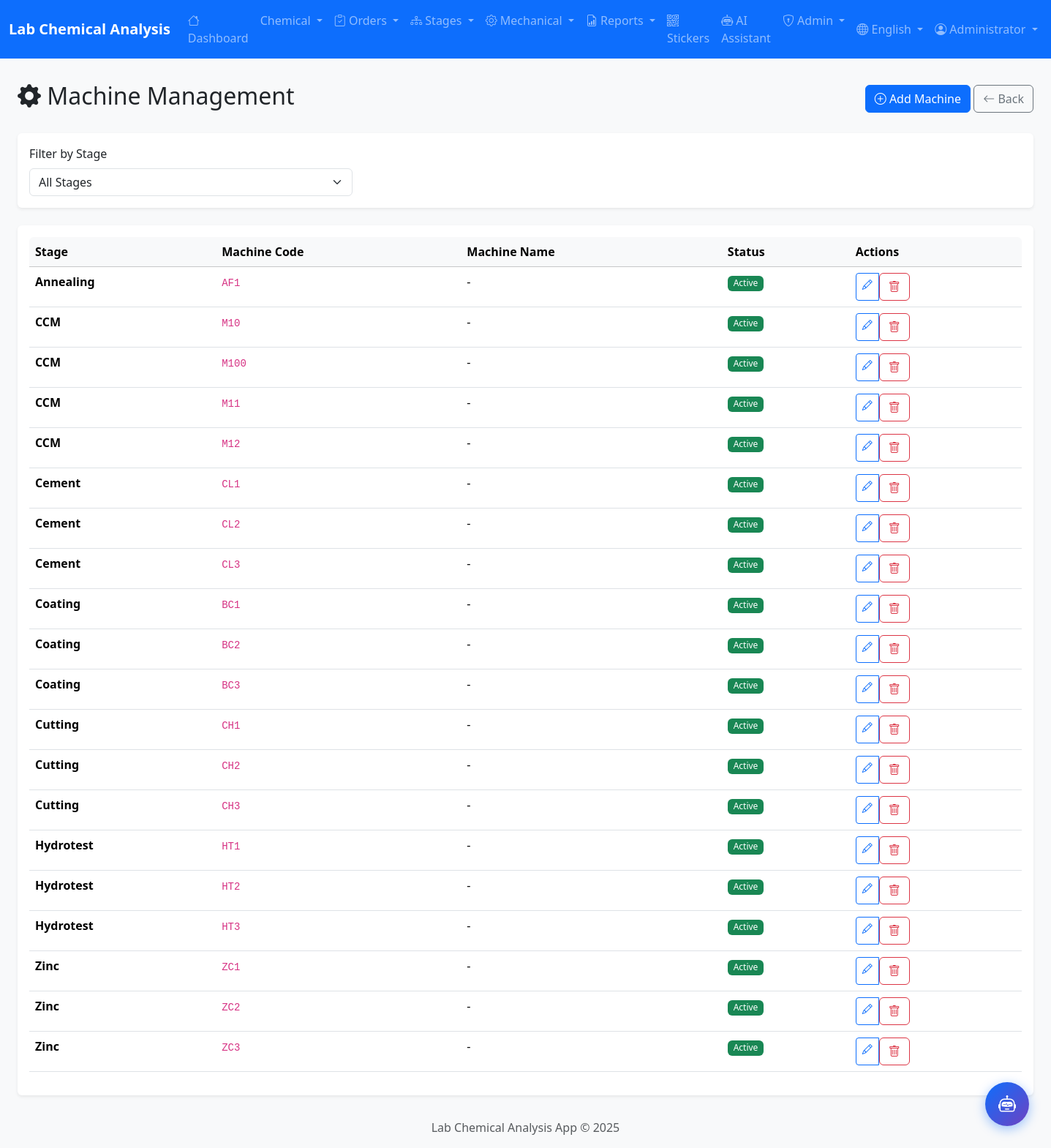
The app's page /admin/machines (signed in) with its own data.
### app/models/user.py (models this page shows, shortened)
class User(UserMixin, db.Model):
    __tablename__ = 'users'
    id = db.Column(db.Integer, primary_key=True)
    username = db.Column(db.String(50), unique=True, nullable=False, index=True)
    password_hash = db.Column(db.String(255), nullable=False)
    full_name = db.Column(db.String(100))
    full_name_ar = db.Column(db.String(100))  # Arabic name
    email = db.Column(db.String(120), unique=True)
    role = db.Column(db.String(20), nullable=False, default='viewer')
    department = db.Column(db.String(50))  # Lab, Production, QC
    is_active = db.Column(db.Boolean, default=True)
    last_login = db.Column(db.DateTime)
    created_at = db.Column(db.DateTime, default=datetime.utcnow)
    updated_at = db.Column(db.DateTime, default=datetime.utcnow, onupdate=datetime.utcnow)
    ROLE_ADMIN = 'admin'
    ROLE_SUPERVISOR = 'supervisor'
    ROLE_OPERATOR = 'operator'
    ROLE_VIEWER = 'viewer'
    ROLES = [ROLE_ADMIN, ROLE_SUPERVISOR, ROLE_OPERATOR, ROLE_VIEWER]
    DEPT_LAB = 'Lab'
    DEPT_PRODUCTION = 'Production'
    DEPT_QC = 'QC'
    DEPT_ADMIN = 'Admin'
    DEPARTMENTS = [DEPT_LAB, DEPT_PRODUCTION, DEPT_QC, DEPT_ADMIN]
    @property
    def is_admin(self):
        return self.role == self.ROLE_ADMIN

### app/models/chemical.py (models this page shows, shortened)
class Machine(db.Model):
    __tablename__ = 'machines'
    id = db.Column(db.Integer, primary_key=True)
    machine_code = db.Column(db.String(20), unique=True, nullable=False)
    machine_name = db.Column(db.String(100))
    stage = db.Column(db.String(50))  # CCM, Annealing, Zinc, etc.
    is_active = db.Column(db.Boolean, default=True)
    pipes = db.relationship('Pipe', back_populates='machine', lazy='dynamic')

### app/routes/admin.py (the view)
@admin_bp.route('/machines')
@login_required
@admin_required
def machines():
    stage_filter = request.args.get('stage', '')
    query = Machine.query
    if stage_filter:
        query = query.filter_by(stage=stage_filter)
    machines_list = query.order_by(
        Machine.stage,
        Machine.machine_code
    ).all()
    stages = db.session.query(Machine.stage).distinct().order_by(Machine.stage).all()
    stages = [s[0] for s in stages if s[0]]
    return render_template('admin/machines.html',
                          machines=machines_list,
                          stages=stages,
                          selected_stage=stage_filter)

### app/__init__.py (called while the page is built)
def get_locale():
    locale = request.cookies.get('locale')
    if locale in ['ar', 'en']:
        return locale
    return request.accept_languages.best_match(['ar', 'en']) or 'en'

### app/routes/admin.py (called while the page is built)
def admin_required(f):
    @wraps(f)
    def decorated_function(*args, **kwargs):
        if not current_user.is_authenticated or not current_user.is_admin:
            flash('Access denied. Admin privileges required.', 'error')
            return redirect(url_for('main.index'))
        return f(*args, **kwargs)
    return decorated_function

### app/templates/admin/machines.html (shortened to what this page needs)
{% extends 'base.html' %}
{% block content %}
<div class="container-fluid">
    <div class="d-flex justify-content-between align-items-center mb-4">
        <h2>
            <i class="bi bi-gear-fill"></i>
            {{ 'إدارة الماكينات' if current_locale == 'ar' else 'Machine Management' }}
        </h2>
        <div>
            <a href="{{ url_for('admin.add_machine') }}" class="btn btn-primary">
                <i class="bi bi-plus-circle"></i>
                {{ 'إضافة ماكينة' if current_locale == 'ar' else 'Add Machine' }}
            </a>
            <a href="{{ url_for('admin.settings') }}" class="btn btn-outline-secondary">
                <i class="bi bi-arrow-left"></i>
                {{ 'رجوع' if current_locale == 'ar' else 'Back' }}
            </a>
        </div>
    </div>
    <div class="card border-0 shadow-sm mb-4">
        <div class="card-body">
            <form method="GET" class="row g-3">
                <div class="col-md-4">
                    <label class="form-label">{{ 'تصفية حسب المرحلة' if current_locale == 'ar' else 'Filter by Stage' }}</label>
                    <select name="stage" class="form-select" onchange="this.form.submit()">
                        <option value="">{{ 'جميع المراحل' if current_locale == 'ar' else 'All Stages' }}</option>
                    </select>
                </div>
            </form>
        </div>
    </div>
    <div class="card border-0 shadow-sm">
        <div class="card-body">
            <div class="table-responsive">
                <table class="table table-hover">
                    <thead class="table-light">
                        <tr>
                            <th>{{ 'المرحلة' if current_locale == 'ar' else 'Stage' }}</th>
                            <th>{{ 'رمز الماكينة' if current_locale == 'ar' else 'Machine Code' }}</th>
                            <th>{{ 'اسم الماكينة' if current_locale == 'ar' else 'Machine Name' }}</th>
                            <th>{{ 'الحالة' if current_locale == 'ar' else 'Status' }}</th>
                            <th>{{ 'إجراءات' if current_locale == 'ar' else 'Actions' }}</th>
                        </tr>
                    </thead>
                    <tbody>
                        {% for machine in machines %}
                        <tr>
                            <td><strong>{{ machine.stage or '-' }}</strong></td>
                            <td><code>{{ machine.machine_code }}</code></td>
                            <td>{{ machine.machine_name or '-' }}</td>
                            <td>
                                {% if machine.is_active %}
                                <span class="badge bg-success">{{ 'نشط' if current_locale == 'ar' else 'Active' }}</span>
                                {% else %}
                                <span class="badge bg-secondary">{{ 'غير نشط' if current_locale == 'ar' else 'Inactive' }}</span>
                                {% endif %}
                            </td>
                            <td>
                                <div class="btn-group btn-group-sm">
                                    <a href="{{ url_for('admin.edit_machine', id=machine.id) }}" class="btn btn-outline-primary">
                                        <i class="bi bi-pencil"></i>
                                    </a>
                                    <form method="POST" action="{{ url_for('admin.delete_machine', id=machine.id) }}"
                                          onsubmit="return confirm('{{ 'هل أنت متأكد من الحذف؟' if current_locale == 'ar' else 'Are you sure you want to delete?' }}');" style="display: inline;">
                                        <button type="submit" class="btn btn-outline-danger">
                                            <i class="bi bi-trash"></i>
                                        </button>
                                    </form>
                                </div>
                            </td>
                        </tr>
                        {% endfor %}
                    </tbody>
                </table>
            </div>
        </div>
    </div>
</div>
{% endblock %}

### app/templates/base.html (shortened to what this page needs)
<!DOCTYPE html>
<html lang="{{ current_locale }}" dir="{{ 'rtl' if current_locale == 'ar' else 'ltr' }}">
<head>
    {% if current_locale == 'ar' %}
    <link href="https://cdn.jsdelivr.net/npm/bootstrap@5.3.2/dist/css/bootstrap.rtl.min.css" rel="stylesheet">
    {% else %}
    <link href="https://cdn.jsdelivr.net/npm/bootstrap@5.3.2/dist/css/bootstrap.min.css" rel="stylesheet">
    {% endif %}
    <link rel="stylesheet" href="https://cdn.jsdelivr.net/npm/bootstrap-icons@1.11.2/font/bootstrap-icons.min.css">
    <link rel="stylesheet" href="{{ url_for('static', filename='css/style.css') }}">
</head>
<body>
    <nav class="navbar navbar-expand-lg navbar-dark bg-primary sticky-top">
        <div class="container-fluid">
            <a class="navbar-brand" href="{{ url_for('main.index') }}">
                {% if current_locale == 'ar' %}
                مختبر التحليل الكيميائي
                {% else %}
                Lab Chemical Analysis
                {% endif %}
            </a>
            <div class="collapse navbar-collapse" id="navbarNav">
                {% if current_user.is_authenticated %}
                <ul class="navbar-nav me-auto">
                    <li class="nav-item">
                        <a class="nav-link" href="{{ url_for('main.index') }}">
                            <i class="bi bi-house"></i>
                            {{ 'الرئيسية' if current_locale == 'ar' else 'Dashboard' }}
                        </a>
                    </li>
                    <li class="nav-item dropdown">
                        <a class="nav-link dropdown-toggle" href="#" data-bs-toggle="dropdown">
                            {{ 'التحليل الكيميائي' if current_locale == 'ar' else 'Chemical' }}
                        </a>
                    </li>
                    <li class="nav-item dropdown">
                        <a class="nav-link dropdown-toggle" href="#" data-bs-toggle="dropdown">
                            <i class="bi bi-clipboard-check"></i>
                            {{ 'أوامر الإنتاج' if current_locale == 'ar' else 'Orders' }}
                        </a>
                    </li>
                    <li class="nav-item dropdown">
                        <a class="nav-link dropdown-toggle" href="#" data-bs-toggle="dropdown">
                            <i class="bi bi-diagram-3"></i>
                            {{ 'مراحل الإنتاج' if current_locale == 'ar' else 'Stages' }}
                        </a>
                    </li>
                    <li class="nav-item dropdown">
                        <a class="nav-link dropdown-toggle" href="#" data-bs-toggle="dropdown">
                            <i class="bi bi-gear"></i>
                            {{ 'الاختبارات الميكانيكية' if current_locale == 'ar' else 'Mechanical' }}
                        </a>
                    </li>
                    <li class="nav-item dropdown">
                        <a class="nav-link dropdown-toggle" href="#" data-bs-toggle="dropdown">
                            <i class="bi bi-file-earmark-bar-graph"></i>
                            {{ 'التقارير' if current_locale == 'ar' else 'Reports' }}
                        </a>
                    </li>
                    <li class="nav-item">
                        <a class="nav-link" href="{{ url_for('stickers.index') }}">
                            <i class="bi bi-qr-code"></i>
                            {{ 'الملصقات' if current_locale == 'ar' else 'Stickers' }}
                        </a>
                    </li>
                    <li class="nav-item">
                        <a class="nav-link" href="{{ url_for('chatbot.index') }}">
                            <i class="bi bi-robot"></i>
                            {{ 'المساعد الذكي' if current_locale == 'ar' else 'AI Assistant' }}
                        </a>
                    </li>
                    {% if current_user.is_admin %}
                    <li class="nav-item dropdown">
                        <a class="nav-link dropdown-toggle" href="#" data-bs-toggle="dropdown">
                            <i class="bi bi-shield-lock"></i>
                            {{ 'الإدارة' if current_locale == 'ar' else 'Admin' }}
                        </a>
                    </li>
                    {% endif %}
                </ul>
                <ul class="navbar-nav">
                    <li class="nav-item dropdown">
                        <a class="nav-link dropdown-toggle" href="#" data-bs-toggle="dropdown">
                            <i class="bi bi-globe"></i>
                            {{ 'العربية' if current_locale == 'ar' else 'English' }}
                        </a>
                    </li>
                    <li class="nav-item dropdown">
                        <a class="nav-link dropdown-toggle" href="#" data-bs-toggle="dropdown">
                            <i class="bi bi-person-circle"></i>
                            {{ current_user.full_name or current_user.username }}
                        </a>
                    </li>
                </ul>
                {% endif %}
            </div>
        </div>
    </nav>
    <main class="container-fluid py-3">
        {% block content %}{% endblock %}
    </main>
    <footer class="footer mt-auto py-3 bg-light">
        <div class="container text-center">
            <span class="text-muted">
                {{ 'مختبر التحليل الكيميائي' if current_locale == 'ar' else 'Lab Chemical Analysis App' }}
                &copy; 2025
            </span>
        </div>
    </footer>
    {% if current_user.is_authenticated %}
    <a href="{{ url_for('chatbot.index') }}" class="floating-chat-btn" title="{{ 'المساعد الذكي' if current_locale == 'ar' else 'AI Assistant' }}">
        <i class="bi bi-robot"></i>
    </a>
    {% endif %}
</body>
</html>

### app/static/css/style.css (style rules this page uses)
body { background-color: #f8f9fa; min-height: 100vh; display: flex; flex-direction: column; }
main { flex: 1; }
.card { transition: box-shadow 0.2s ease-in-out; }
.table th { white-space: nowrap; }
.table-hover tbody tr { cursor: pointer; }
.badge { font-weight: 500; }
.navbar-brand { font-weight: 600; }
.table-responsive { border-radius: 0.375rem; }
footer { margin-top: auto; }

### records on screen
User: full_name "Administrator"
Machine: stage "Annealing", machine_code "AF1", machine_name "-", value "Active"
Machine: stage "CCM", machine_code "M10", machine_name "-", value "Active"
Machine: stage "CCM", machine_code "M100", machine_name "-", value "Active"
Machine: stage "CCM", machine_code "M11", machine_name "-", value "Active"
Machine: stage "CCM", machine_code "M12", machine_name "-", value "Active"
Machine: stage "Cement", machine_code "CL1", machine_name "-", value "Active"
Machine: stage "Cement", machine_code "CL2", machine_name "-", value "Active"
Machine: stage "Cement", machine_code "CL3", machine_name "-", value "Active"
Machine: stage "Coating", machine_code "BC1", machine_name "-", value "Active"
Machine: stage "Coating", machine_code "BC2", machine_name "-", value "Active"
Machine: stage "Coating", machine_code "BC3", machine_name "-", value "Active"
Machine: stage "Cutting", machine_code "CH1", machine_name "-", value "Active"
Machine: stage "Cutting", machine_code "CH2", machine_name "-", value "Active"
Machine: stage "Cutting", machine_code "CH3", machine_name "-", value "Active"
Machine: stage "Hydrotest", machine_code "HT1", machine_name "-", value "Active"
Machine: stage "Hydrotest", machine_code "HT2", machine_name "-", value "Active"
Machine: stage "Hydrotest", machine_code "HT3", machine_name "-", value "Active"
Machine: stage "Zinc", machine_code "ZC1", machine_name "-", value "Active"
Machine: stage "Zinc", machine_code "ZC2", machine_name "-", value "Active"
Machine: stage "Zinc", machine_code "ZC3", machine_name "-", value "Active"

### other values on screen
{{ 'الرئيسية' if current_locale == 'ar' else 'Dashboard' }} "Dashboard"
{{ 'التحليل الكيميائي' if current_locale == 'ar' else 'Chemical' }} "Chemical"
{{ 'أوامر الإنتاج' if current_locale == 'ar' else 'Orders' }} "Orders"
{{ 'مراحل الإنتاج' if current_locale == 'ar' else 'Stages' }} "Stages"
{{ 'الاختبارات الميكانيكية' if current_locale == 'ar' else 'Mechanical' }} "Mechanical"
{{ 'التقارير' if current_locale == 'ar' else 'Reports' }} "Reports"
{{ 'الملصقات' if current_locale == 'ar' else 'Stickers' }} "Stickers"
{{ 'المساعد الذكي' if current_locale == 'ar' else 'AI Assistant' }} "AI Assistant"
{{ 'الإدارة' if current_locale == 'ar' else 'Admin' }} "Admin"
{{ 'العربية' if current_locale == 'ar' else 'English' }} "English"
{{ 'إدارة الماكينات' if current_locale == 'ar' else 'Machine Management' }} "Machine Management"
{{ 'إضافة ماكينة' if current_locale == 'ar' else 'Add Machine' }} "Add Machine"
{{ 'رجوع' if current_locale == 'ar' else 'Back' }} "Back"
{{ 'تصفية حسب المرحلة' if current_locale == 'ar' else 'Filter by Stage' }} "Filter by Stage"
{{ 'المرحلة' if current_locale == 'ar' else 'Stage' }} "Stage"
